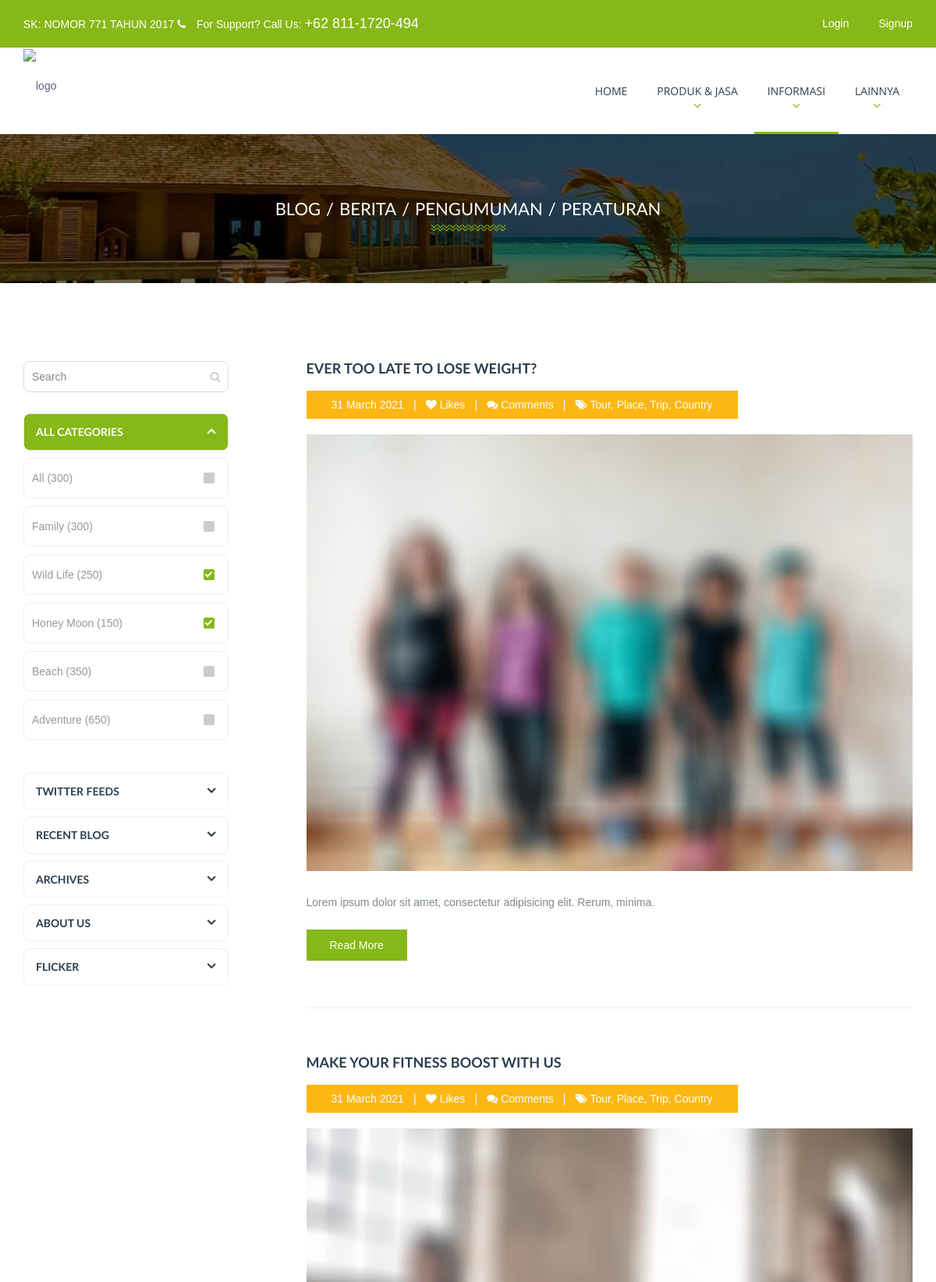
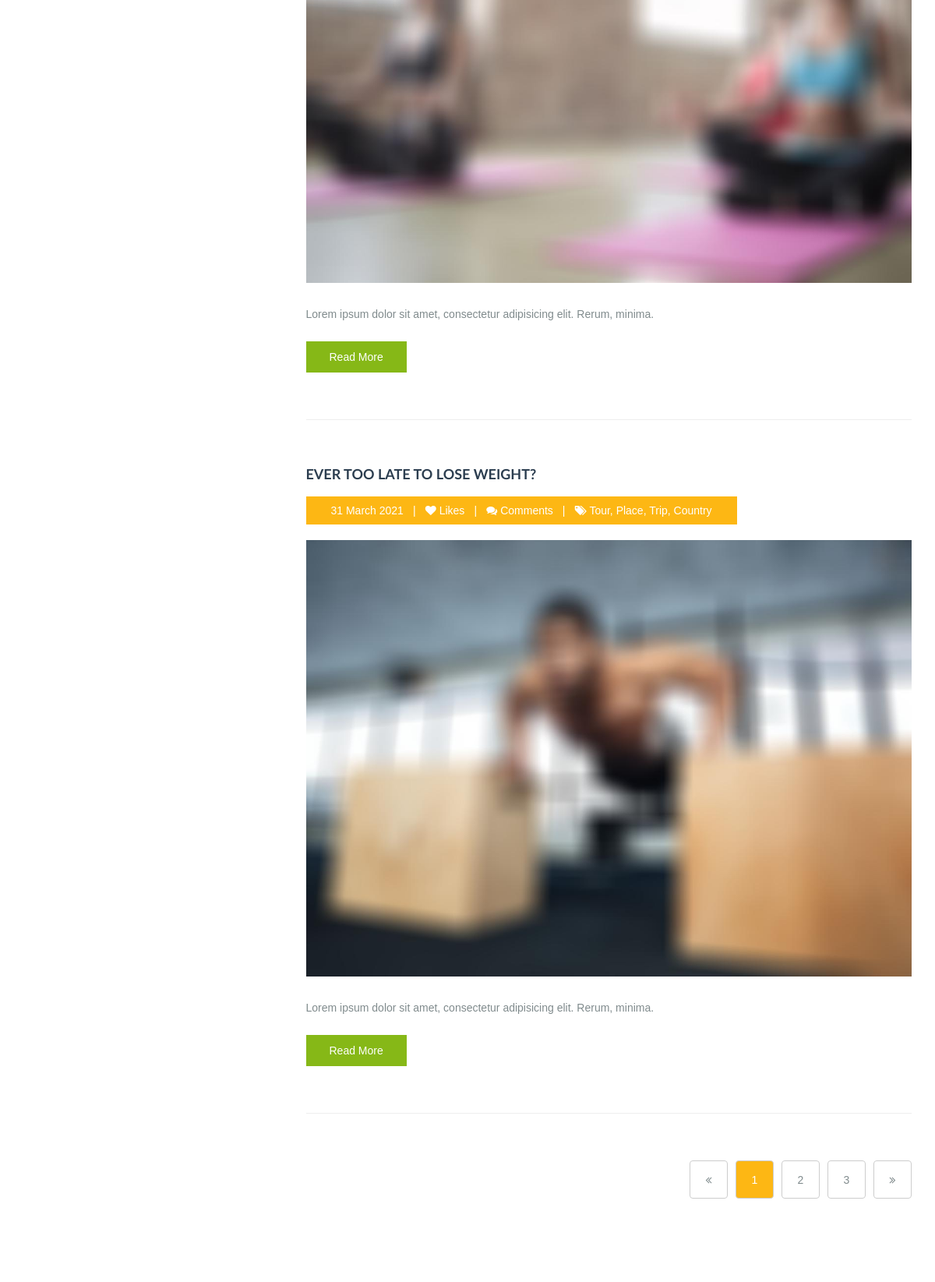
The app's page /index.php/informasi/berita (upper part) with its own data (2 pictures, top to bottom).
### tables this page shows
CREATE TABLE `haifa` (
  `id` int(11) NOT NULL,
  `status` int(11) NOT NULL,
  `nomor_sk` varchar(128) NOT NULL,
  `tanggal_sk` date NOT NULL,
  `nama_direktur` varchar(255) NOT NULL,
  `alamat_kantor` varchar(255) NOT NULL,
  `akreditasi` char(5) NOT NULL,
  `tanggal_akreditasi` date NOT NULL,
  `lembaga_akreditasi` varchar(255) NOT NULL
);

CREATE TABLE `dashboard` (
  `id` int(11) NOT NULL,
  `header` varchar(255) NOT NULL,
  `title` varchar(255) NOT NULL,
  `content` text NOT NULL,
  `footer` varchar(256) NOT NULL,
  `icon` varchar(255) NOT NULL,
  `contact` varchar(255) NOT NULL
);

CREATE TABLE `haifa_menu` (
  `id` int(11) NOT NULL,
  `menu` varchar(255) NOT NULL,
  `url` varchar(255) NOT NULL,
  `dropdown` int(11) NOT NULL,
  `active` int(11) NOT NULL,
  `login` int(11) NOT NULL
);

CREATE TABLE `berita` (
  `id` int(11) NOT NULL,
  `judul` varchar(255) NOT NULL,
  `isi` text NOT NULL,
  `penulis` varchar(255) NOT NULL,
  `waktu_post` datetime NOT NULL,
  `terakhir_diubah` datetime NOT NULL,
  `thumbnail` varchar(255) NOT NULL
);

### index.php (called while the page is built, shortened)
<?php
require_once BASEPATH.'core/CodeIgniter.php';

### application/config/config.php (called while the page is built, shortened)
<?php
$config['base_url'] = ((isset($_SERVER['HTTPS']) && $_SERVER['HTTPS'] == "on") ? "https" : "http");
$config['base_url'] .= "://".$_SERVER['HTTP_HOST'];
$config['base_url'] .= preg_replace('@/+$@','',dirname($_SERVER['SCRIPT_NAME'])).'/';
$config['index_page'] = '';
$config['uri_protocol']	= 'REQUEST_URI';
$config['url_suffix'] = '';
$config['language']	= 'english';
$config['charset'] = 'UTF-8';
$config['enable_hooks'] = FALSE;
$config['subclass_prefix'] = 'MY_';
$config['composer_autoload'] = FALSE;
$config['permitted_uri_chars'] = 'a-z 0-9~%.:_\-';
$config['enable_query_strings'] = FALSE;
$config['controller_trigger'] = 'c';
$config['function_trigger'] = 'm';
$config['directory_trigger'] = 'd';
$config['allow_get_array'] = TRUE;
$config['log_threshold'] = 0;
$config['log_path'] = '';
$config['log_file_extension'] = '';
$config['log_file_permissions'] = 0644;
$config['log_date_format'] = 'Y-m-d H:i:s';
$config['error_views_path'] = '';
$config['cache_path'] = '';
$config['cache_query_string'] = FALSE;
$config['encryption_key'] = '';
$config['sess_driver'] = 'files';
$config['sess_cookie_name'] = 'ci_session';
$config['sess_expiration'] = 7200;
$config['sess_save_path'] = NULL;
$config['sess_match_ip'] = FALSE;
$config['sess_time_to_update'] = 300;
$config['sess_regenerate_destroy'] = FALSE;
$config['cookie_prefix']	= '';
$config['cookie_domain']	= '';
$config['cookie_path']		= '/';
$config['cookie_secure']	= FALSE;
$config['cookie_httponly'] 	= FALSE;
$config['standardize_newlines'] = FALSE;
$config['global_xss_filtering'] = FALSE;
$config['csrf_protection'] = FALSE;
$config['csrf_token_name'] = 'csrf_test_name';
$config['csrf_cookie_name'] = 'csrf_cookie_name';
$config['csrf_expire'] = 7200;
$config['csrf_regenerate'] = TRUE;
$config['csrf_exclude_uris'] = array();
$config['compress_output'] = FALSE;
$config['time_reference'] = 'local';
$config['rewrite_short_tags'] = FALSE;
$config['proxy_ips'] = '';

### application/config/pagination.php (called while the page is built, shortened)
<?php
$config['base_url'] = 'http://localhost/pempek_resto/';
$config['total_rows'] = 80;
$config['per_page'] = 3;
$config['num_links'] = 2;
$config['full_tag_open'] = '<nav aria-label="pagination"><ul class="pagination justify-content-center">';
$config['full_tag_close'] = '</nav></ul>';
$config['first_link'] = 'First';
$config['first_tag_open'] = '<li class="page-item">';
$config['first_tag_close'] = '</li>';
$config['last_link'] = 'Last';
 ?>

### application/models/informasi_model.php (called while the page is built, shortened)
<?php
class Informasi_model extends CI_Model {
	public function getBeritaByLimit($limit, $start, $keyword = null)
	{
		$this->db->order_by('terakhir_diubah', 'DESC');
		return $this->db->get('berita', $limit, $start)->result_array();
	}
	public function getNumBeritaByLimit($limit, $start, $keyword = null)
	{
		$this->db->order_by('terakhir_diubah', 'DESC');
		return $this->db->get('berita', $limit, $start)->num_rows();
	}
}

### application/helpers/haifa_helper.php (called while the page is built, shortened)
<?php
function base_url2($value='')
{
    return 'http://localhost/haifanidaadmin/'.$value;
}

### application/views/informasi/berita.php (the view, shortened to what this page needs)
<div id="content_wrapper">
	<div class="page_title" data-stellar-background-ratio="0" data-stellar-vertical-offset="0" style="background-image:url(<?= base_url('assets/') ?>images/bg/page_title_bg.jpg);">
		<ul>
			<li><a href="<?= base_url('Informasi/blog') ?>">Blog</a></li>
			<li>Berita</li>
			<li><a href="<?= base_url('Informasi/pengumuman') ?>">Pengumuman</a></li>
			<li><a href="<?= base_url('Informasi/peraturan') ?>">Peraturan</a></li>
		</ul>
	</div>
	<div class="container">
		<div class="row push-down-100">
			<div class="col-md-3">
				<div class="travel_sidebar_wrapper">
					<aside class="widget widget_search">
					<form action="<?= base_url('Informasi/berita/') ?>" method="post">
						<input type="search" name="keyword" placeholder="Search" id="sidebar_search">
					</form>
					</aside>
					<aside class="widget widget_accordion">
						<div class="panel-group" id="accordion" role="tablist" aria-multiselectable="true">
							<div class="panel panel-default">
								<div class="panel-heading" role="tab" id="headingOne">
									<h4 class="panel-title"> <a role="button" data-toggle="collapse" data-parent="#accordion" href="#All_Categories" aria-expanded="true"> All Categories </a> </h4>
								</div>
								<div id="All_Categories" class="panel-collapse collapse in" role="tabpanel" aria-labelledby="headingOne">
									<div class="panel-body">
										<aside class="widget widget_categories">
											<ul>
												<li>
													<label for="All">All (300)</label>
												</li>
												<li>
													<label for="Family">Family (300)</label>
												</li>
												<li>
													<label for="Wild-Life">Wild Life (250)</label>
												</li>
												<li>
													<label for="Honey-Moon">Honey Moon (150)</label>
												</li>
												<li>
													<label for="Beach">Beach (350)</label>
												</li>
												<li>
													<label for="Adventure">Adventure (650)</label>
												</li>
											</ul>
										</aside>
									</div>
								</div>
							</div>
							<div class="panel panel-default">
								<div class="panel-heading" role="tab" id="headingTwo">
									<h4 class="panel-title"> <a class="collapsed" role="button" data-toggle="collapse" data-parent="#accordion" href="#Twitter_Feeds" aria-expanded="false"> Twitter Feeds </a> </h4>
								</div>
							</div>
							<div class="panel panel-default">
								<div class="panel-heading" role="tab" id="headingThree">
									<h4 class="panel-title"> <a class="collapsed" role="button" data-toggle="collapse" data-parent="#accordion" href="#Recent_Blog" aria-expanded="false"> Recent Blog </a> </h4>
								</div>
							</div>
							<div class="panel panel-default">
								<div class="panel-heading" role="tab" id="headingFour">
									<h4 class="panel-title"> <a class="collapsed" role="button" data-toggle="collapse" data-parent="#accordion" href="#Archives" aria-expanded="false"> Archives </a> </h4>
								</div>
							</div>
							<div class="panel panel-default">
								<div class="panel-heading" role="tab" id="headingFive">
									<h4 class="panel-title"> <a class="collapsed" role="button" data-toggle="collapse" data-parent="#accordion" href="#About_us" aria-expanded="false"> About us </a> </h4>
								</div>
							</div>
							<div class="panel panel-default">
								<div class="panel-heading" role="tab" id="headingSix">
									<h4 class="panel-title"> <a class="collapsed" role="button" data-toggle="collapse" data-parent="#accordion" href="#Flicker" aria-expanded="false"> Flicker </a> </h4>
								</div>
							</div>
						</div>
					</aside>
				</div>
			</div>
			<div class="col-md-9">
				<?php if ($num_berita > 0): ?>
					<div class="post_wrapper">
						<?php foreach ($berita as $item): ?>
							<div class="travel_post">
								<h3><?= $item['judul'] ?></h3>
								<div class="travel_meta">
									<ul>
										<li><?= date('j F Y', strtotime($item['terakhir_diubah'])) ?></li>
										<li><a href="#"><i class="fa fa-heart"></i> Likes</a></li>
										<li><a href="#"><i class="fa fa-comments"></i> Comments</a></li>
										<li><i class="fa fa-tags"></i> <a href="#">Tour</a>, <a href="#">Place</a>, <a href="#">Trip</a>, <a href="#">Country</a></li>
									</ul>
								</div>
								<img src="<?= base_url2('assets/img/berita/').$item['thumbnail'] ?>" alt="berita" />
								<?php
								$jml_karakter = strlen($item['isi']);
								if ($jml_karakter>280) {
									$isi = strrev($item['isi']);
									$x = $jml_karakter - 280;
									$isi = substr($isi, $x);
									$isi = strrev($isi).'</p>';
								} else{
									$isi = $item['isi'];
								}
								 ?>
								<?= $isi ?>
								<a href="<?= base_url('Informasi/detail/berita/'.$item['id']) ?>" class="btn-travel btn-green">Read More</a>
							</div>
						<?php endforeach ?>
						<?php echo $this->pagination->create_links(); ?>
					</div>
				<?php endif ?>
			</div>
		</div>
	</div>
</div>

### application/views/templates/topbar.php (shortened to what this page needs)
<header id="header_wrapper">
	<div class="header_top">
		<div class="container">
			<div class="row">
				<div class="col-md-6 col-sm-6">
					<?php
					$dashboard = $this->db->get_where('dashboard', ['id' => 1])->row_array();
					$this->db->order_by('id', 'DESC');
					$haifa = $this->db->get('haifa', 1)->row_array(); ?>
					<p>SK: <?= $haifa['nomor_sk'].' ' ?> <i class="fa fa-phone"></i> For Support? Call Us: <span><?= $dashboard['contact'] ?></span></p>
				</div>
				<div class="col-md-6 col-sm-6">
					<div class="top_menu">
						<ul>
							<?php if (!$this->session->userdata('email')): ?>
								<li class="travelite_login_alert"><a href="#">Login</a></li>
								<li class="travelite_signup_alert"><a href="#">Signup</a></li>
							<?php endif ?>
						</ul>
					</div>
				</div>
			</div>
		</div>
	</div>
	<div class="full_width login_wrapper">
		<div class="row">
			<div class="container">
				<div class="col-lg-5 col-md-5 col-sm-5 col-lg-offset-6 col-md-offset-6 col-sm-offset-6">
				</div>
			</div>
		</div>
	</div>
	<div class="header_bottom">
		<div class="container">
			<div class="row">
				<div class="col-md-2 col-sm-2">
					<div class="travel_logo"> <a href="<?= base_url() ?>"><img src="<?= base_url('assets/') ?>images/Group 2.1.png" alt="logo" /></a></div>
				</div>
				<div class="col-md-10 col-sm-10"> <a href="javascript:;" class="menu-toggle"></a>
					<div class="main_menu">
						<ul>
							<?php
							if (!$this->session->userdata('email')) {
								$this->db->where('login', 0);
							}
							$this->db->order_by('id', 'ASC');
							$menu = $this->db->get_where('haifa_menu', ['active' => 1])->result_array();
							 ?>
							<?php foreach ($menu as $m): ?>
								<?php
								if ($m['dropdown'] == 0) {
									$url = base_url().$m['url'];
								} else{
									$url = '#';
								}
								?>
								<?php
								if ($link == $m['menu']){
									$active = 'active';
								} else{
									$active = '';
								}
								?>
								<li class="<?= $active ?>">
									<a href="<?= $url ?>"><?= $m['menu'] ?></a>
									<?php if ($m['dropdown'] == 1): ?>
											<?php
											$submenu = $this->db->get_where('haifa_sub_menu', ['menu_id' => $m['id'], 'is_active' => 1])->result_array();
											?>
									<?php endif ?>
								</li>
							<?php endforeach ?>
						</ul>
					</div>
				</div>
			</div>
		</div>
	</div>
</header>

### records on screen
haifa: nomor_sk "NOMOR 771 TAHUN 2017"
dashboard: contact "+62 811-1720-494"
haifa_menu: menu "HOME"
haifa_menu: menu "PRODUK & JASA"
haifa_menu: menu "INFORMASI"
haifa_menu: menu "LAINNYA"
berita: judul "EVER TOO LATE TO LOSE WEIGHT?", terakhir_diubah "31 March 2021", thumbnail (picture), isi "Lorem ipsum dolor sit amet, consectetur adipisicing elit. Rerum, minima."
berita: judul "MAKE YOUR FITNESS BOOST WITH US", terakhir_diubah "31 March 2021", thumbnail (picture), isi "Lorem ipsum dolor sit amet, consectetur adipisicing elit. Rerum, minima."
berita: judul "EVER TOO LATE TO LOSE WEIGHT?", terakhir_diubah "31 March 2021", thumbnail (picture), isi "Lorem ipsum dolor sit amet, consectetur adipisicing elit. Rerum, minima."

### other values on screen
$this->pagination->create_links() "1 2 3"
